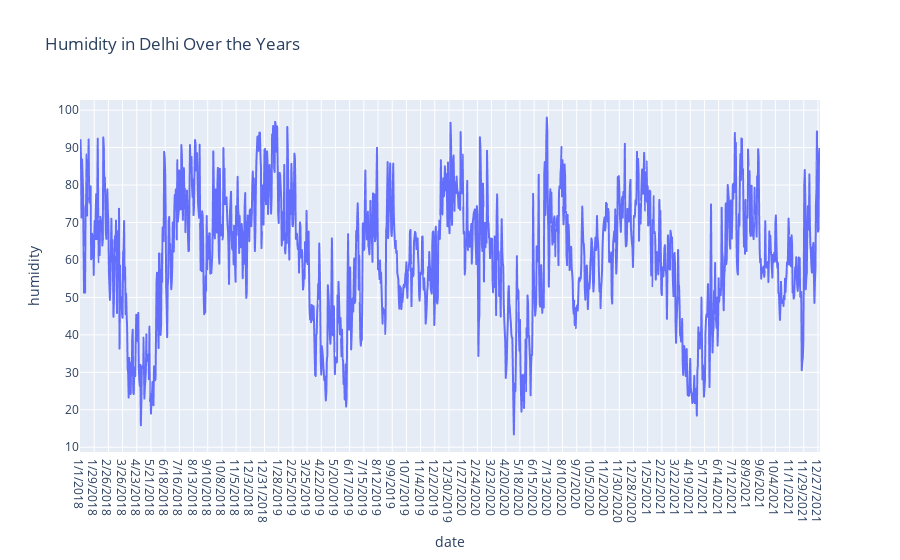

The notebook cell this image was saved under:
### Code cell
figure = px.line(data, x="date", 
                 y="humidity", 
                 title='Humidity in Delhi Over the Years')
figure.show()

### Figure 1 — Plotly figure (JSON) as saved in the notebook; plotly's stock layout.template omitted (floating-point values rounded to 4 significant figures; data arrays with more than 128 entries replaced by an {"elided": "..."} marker saying what was removed)
{"data": [{"hovertemplate": "date=%{x}<br>humidity=%{y}<extra></extra>", "legendgroup": "", "line": {"color": "#636efa", "dash": "solid"}, "marker": {"symbol": "circle"}, "mode": "lines", "name": "", "showlegend": false, "type": "scattergl", "x": {"elided": "1461 str values"}, "xaxis": "x", "y": {"elided": "1461 float values"}, "yaxis": "y"}], "layout": {"legend": {"tracegroupgap": 0}, "title": {"text": "Humidity in Delhi Over the Years"}, "xaxis": {"anchor": "y", "domain": [0, 1], "title": {"text": "date"}}, "yaxis": {"anchor": "x", "domain": [0, 1], "title": {"text": "humidity"}}}}
